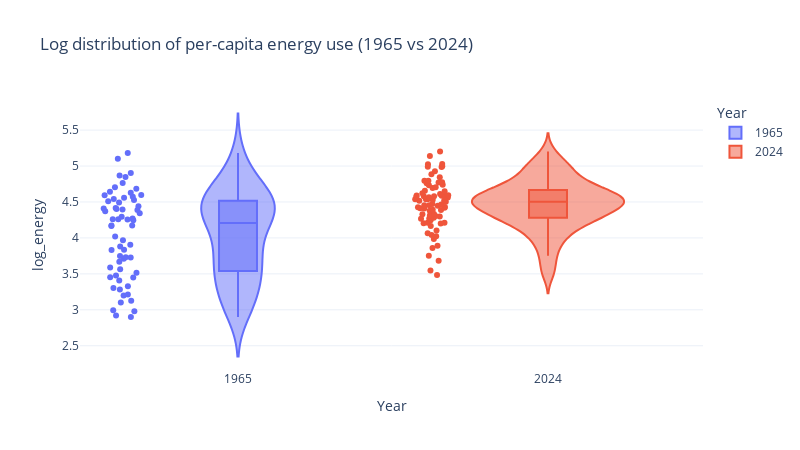

The notebook cell this image was saved under:
### Code cell
compare["log_energy"] = np.log10(compare[value_col])

fig = px.violin(
    compare,
    x="Year",
    y="log_energy",
    color="Year",
    box=True,
    points="all",
    title="Log distribution of per-capita energy use (1965 vs 2024)"
)
fig.show()

### Figure 1 — Plotly figure (JSON) as saved in the notebook; plotly's stock layout.template omitted (floating-point values rounded to 4 significant figures)
{"data": [{"alignmentgroup": "True", "box": {"visible": true}, "hovertemplate": "Year=%{x}<br>log_energy=%{y}<extra></extra>", "legendgroup": "1965", "marker": {"color": "#636efa"}, "name": "1965", "offsetgroup": "1965", "orientation": "v", "points": "all", "scalegroup": "True", "showlegend": true, "type": "violin", "x": [1965, 1965, 1965, 1965, 1965, 1965, 1965, 1965, 1965, 1965, 1965, 1965, 1965, 1965, 1965, 1965, 1965, 1965, 1965, 1965, 1965, 1965, 1965, 1965, 1965, 1965, 1965, 1965, 1965, 1965, 1965, 1965, 1965, 1965, 1965, 1965, 1965, 1965, 1965, 1965, 1965, 1965, 1965, 1965, 1965, 1965, 1965, 1965, 1965, 1965, 1965, 1965, 1965, 1965, 1965, 1965, 1965, 1965, 1965, 1965, 1965, 1965, 1965, 1965], "x0": " ", "xaxis": "x", "y": [3.303, 4.172, 4.574, 4.416, 4.643, 3.514, 4.165, 4.849, 3.905, 3.327, 3.73, 3.879, 4.684, 4.543, 3.213, 3.476, 4.403, 4.441, 4.592, 3.968, 3.834, 4.261, 4.596, 3.102, 2.921, 3.589, 3.448, 4.372, 4.245, 4.256, 4.259, 5.182, 5.103, 3.563, 3.832, 3.128, 4.527, 4.51, 4.762, 3.197, 3.67, 3.282, 4.395, 3.749, 4.343, 4.173, 4.905, 4.408, 4.389, 4.268, 3.407, 4.022, 2.981, 4.706, 4.494, 3.729, 2.994, 4.559, 3.451, 3.709, 4.63, 4.868, 4.295, 2.899], "y0": " ", "yaxis": "y"}, {"alignmentgroup": "True", "box": {"visible": true}, "hovertemplate": "Year=%{x}<br>log_energy=%{y}<extra></extra>", "legendgroup": "2024", "marker": {"color": "#EF553B"}, "name": "2024", "offsetgroup": "2024", "orientation": "v", "points": "all", "scalegroup": "True", "showlegend": true, "type": "violin", "x": [2024, 2024, 2024, 2024, 2024, 2024, 2024, 2024, 2024, 2024, 2024, 2024, 2024, 2024, 2024, 2024, 2024, 2024, 2024, 2024, 2024, 2024, 2024, 2024, 2024, 2024, 2024, 2024, 2024, 2024, 2024, 2024, 2024, 2024, 2024, 2024, 2024, 2024, 2024, 2024, 2024, 2024, 2024, 2024, 2024, 2024, 2024, 2024, 2024, 2024, 2024, 2024, 2024, 2024, 2024, 2024, 2024, 2024, 2024, 2024, 2024, 2024, 2024, 2024, 2024, 2024, 2024, 2024, 2024, 2024, 2024, 2024, 2024, 2024, 2024, 2024, 2024], "x0": " ", "xaxis": "x", "y": [4.211, 4.333, 4.797, 4.655, 4.304, 3.484, 4.539, 4.739, 4.267, 4.453, 4.99, 4.419, 4.538, 4.066, 4.425, 4.39, 4.563, 4.516, 4.105, 3.985, 4.613, 4.775, 4.578, 4.577, 4.505, 4.566, 4.431, 5.203, 3.893, 4.022, 4.593, 4.204, 4.539, 4.471, 4.456, 4.588, 4.622, 5.027, 4.316, 4.409, 4.771, 4.59, 4.247, 3.861, 4.706, 4.65, 4.21, 4.998, 4.927, 3.548, 4.039, 3.751, 4.465, 4.414, 4.272, 4.796, 4.986, 4.517, 4.572, 4.328, 4.845, 4.53, 3.683, 4.76, 4.58, 4.732, 4.297, 5.025, 4.379, 4.695, 4.201, 5.14, 4.447, 4.885, 4.282, 4.391, 4.165], "y0": " ", "yaxis": "y"}], "layout": {"height": 450, "legend": {"title": {"text": "Year"}, "tracegroupgap": 0}, "title": {"text": "Log distribution of per-capita energy use (1965 vs 2024)"}, "violinmode": "overlay", "width": 800, "xaxis": {"anchor": "y", "categoryarray": [1965, 2024], "categoryorder": "array", "domain": [0, 1], "title": {"text": "Year"}}, "yaxis": {"anchor": "x", "domain": [0, 1], "title": {"text": "log_energy"}}}}
